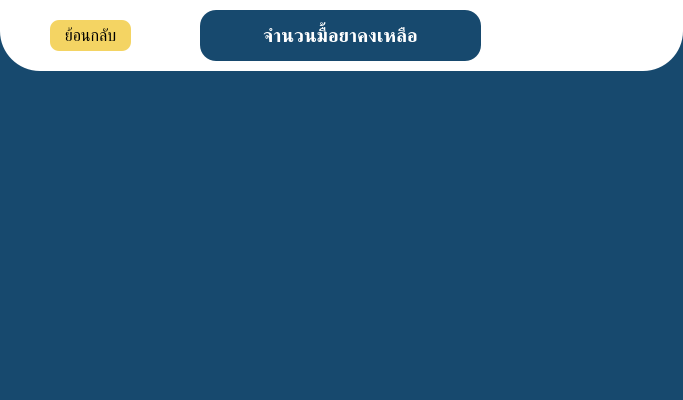
<?xml version="1.0" encoding="UTF-8"?>
<ui version="4.0">
 <class>drugTotal</class>
 <widget class="QMainWindow" name="drugTotal">
  <property name="geometry">
   <rect>
    <x>0</x>
    <y>0</y>
    <width>683</width>
    <height>400</height>
   </rect>
  </property>
  <property name="windowTitle">
   <string>จำนวนมื้อยาคงเหลือ</string>
  </property>
  <property name="styleSheet">
   <string notr="true">
background-color: rgb(23, 73, 110);</string>
  </property>
  <widget class="QWidget" name="centralwidget">
   <widget class="QFrame" name="frame">
    <property name="geometry">
     <rect>
      <x>0</x>
      <y>-60</y>
      <width>683</width>
      <height>131</height>
     </rect>
    </property>
    <property name="styleSheet">
     <string notr="true">border-radius: 40px;
background-color: rgb(255, 255, 255);</string>
    </property>
    <property name="frameShape">
     <enum>QFrame::StyledPanel</enum>
    </property>
    <property name="frameShadow">
     <enum>QFrame::Raised</enum>
    </property>
    <widget class="QLabel" name="label">
     <property name="geometry">
      <rect>
       <x>200</x>
       <y>70</y>
       <width>281</width>
       <height>51</height>
      </rect>
     </property>
     <property name="font">
      <font>
       <pointsize>14</pointsize>
       <weight>75</weight>
       <bold>true</bold>
      </font>
     </property>
     <property name="styleSheet">
      <string notr="true">border-radius: 16px;
color: rgb(255, 255, 255);
background-color: rgb(23, 73, 110);</string>
     </property>
     <property name="frameShape">
      <enum>QFrame::Box</enum>
     </property>
     <property name="lineWidth">
      <number>1</number>
     </property>
     <property name="text">
      <string>จำนวนมื้อยาคงเหลือ</string>
     </property>
     <property name="textFormat">
      <enum>Qt::AutoText</enum>
     </property>
     <property name="scaledContents">
      <bool>false</bool>
     </property>
     <property name="alignment">
      <set>Qt::AlignCenter</set>
     </property>
     <property name="wordWrap">
      <bool>true</bool>
     </property>
    </widget>
    <widget class="QPushButton" name="add_back_pushButton">
     <property name="geometry">
      <rect>
       <x>50</x>
       <y>80</y>
       <width>81</width>
       <height>31</height>
      </rect>
     </property>
     <property name="font">
      <font>
       <pointsize>12</pointsize>
      </font>
     </property>
     <property name="styleSheet">
      <string notr="true">border-radius: 9px;
color: rgb(0, 0, 0);
background-color: rgb(244, 212, 99);</string>
     </property>
     <property name="text">
      <string>ย้อนกลับ</string>
     </property>
    </widget>
   </widget>
  </widget>
 </widget>
 <resources/>
 <connections/>
</ui>
